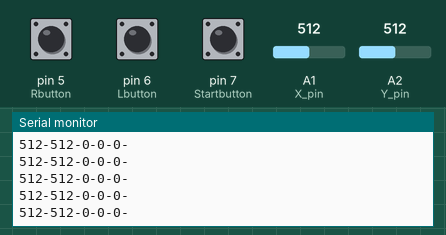
Recording of a sketch running on a simulated Arduino Uno, built with avr-gcc and run on an emulated ATmega328P. On the bench: the last lines printed to the serial monitor. The test bench sets the inputs (shaded band); at power-on: A1 (X_pin) = 512, A2 (Y_pin) = 512, pin 5 (Rbutton) LOW, pin 6 (Lbutton) LOW, pin 7 (Startbutton) LOW.

Above: at 1.2 s.
1.3 s: A1 (X_pin) set to 716
At 1.32 s:
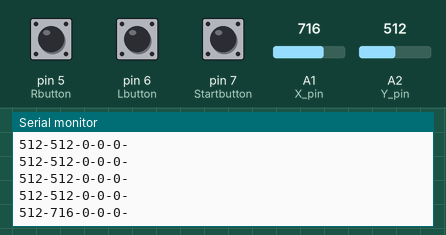
2.8 s: A2 (Y_pin) set to 716
At 2.83 s:
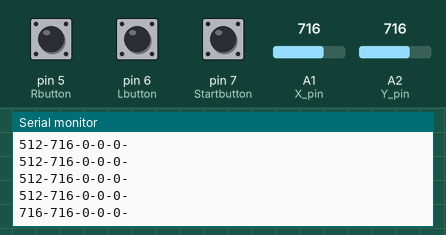
4.3 s: pin 5 (Rbutton) pulled HIGH for 0.15 s
At 4.34 s:
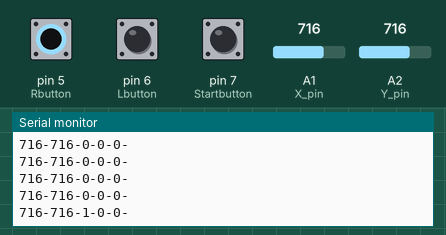
5.9 s: pin 6 (Lbutton) pulled HIGH for 0.15 s
At 5.95 s:
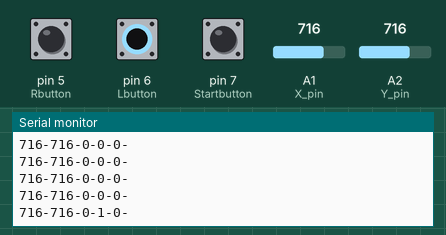
7.5 s: pin 7 (Startbutton) pulled HIGH for 0.15 s
At 7.57 s:
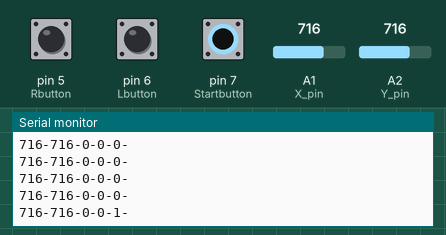
9.1 s: A1 (X_pin) set to 900
At 9.18 s:
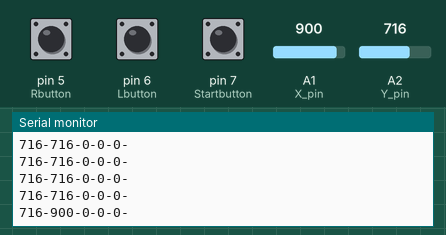
Timing chart, 0 to 11.6 s (numbered marks = the images above; inputs shaded):
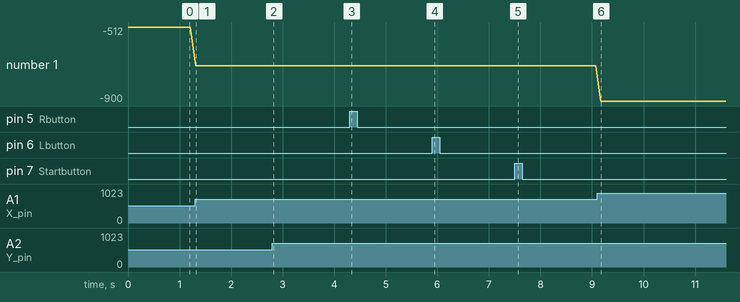

The sketch:

LectorArduino.ino.ino
```cpp
//pins
const int Rbutton=5;
const int Lbutton=6;
const int Startbutton=7;
const int SW_pin = 4;

//pins analogicos
const int X_pin = 1;
const int Y_pin = 2;

void setup() {
  pinMode(SW_pin, INPUT);
  pinMode(Rbutton,INPUT);
  pinMode(Lbutton,INPUT);
  pinMode(Startbutton,INPUT);
  digitalWrite(SW_pin, HIGH);

  Serial.begin(9600);
}

void loop() {
  /*int readX=analogRead(X_pin);
  int readRB=digitalRead(Rbutton)+"";
  int readLB=digitalRead(Lbutton)+"";
  Serial.println(readX+readRB+ readLB);*/

  Serial.print(analogRead(Y_pin));
  Serial.print("-");
  Serial.print(analogRead(X_pin));
  Serial.print("-");
  Serial.print(digitalRead(Rbutton));
  Serial.print("-");
  Serial.print(digitalRead(Lbutton));
  Serial.print("-");
  Serial.print(digitalRead(Startbutton));
  Serial.println("-");
  delay(100);
}
```

Measured:
- after the input at 1.3 s, the serial monitor: prints a new line at once (image 1)
- after the input at 2.8 s, the serial monitor: prints a new line at once (image 2)
- after the input at 4.3 s, the serial monitor: prints a new line at once (image 3)
- after the input at 5.9 s, the serial monitor: prints a new line after 0.05 s (image 4)
- after the input at 7.5 s, the serial monitor: prints a new line after 0.06 s (image 5)
- after the input at 9.1 s, the serial monitor: prints a new line after 0.07 s (image 6)
- plotted number 1: -512 → -716 after the input at 1.3 s, -716 → -900 after the input at 9.1 s
